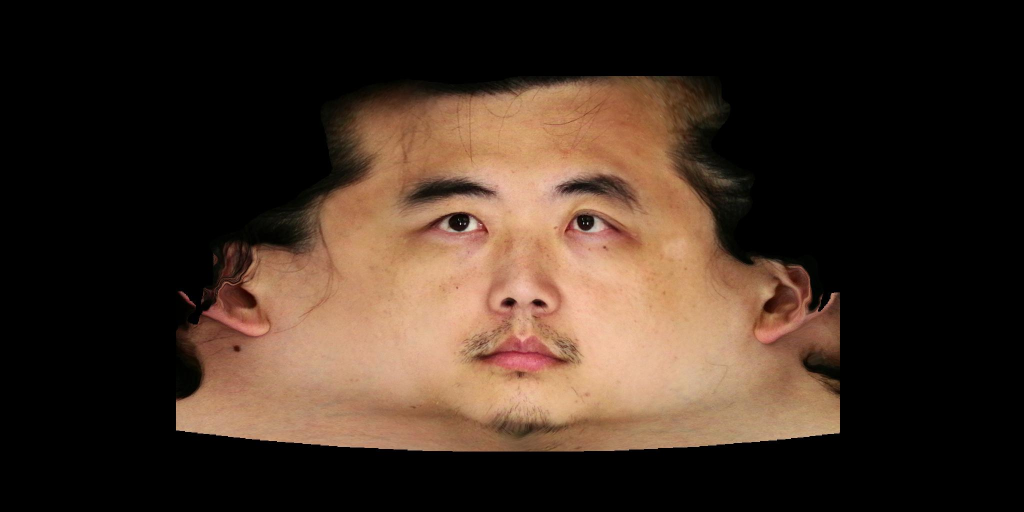
//> input picture eyebrow/left.jpg, 2048 x 1024 px (shown at 1/2 size)
$ ./唇彩   (built with g++ and OpenCV 4)
//> lines starting //> are read from the running program, lines starting //| are printed output that depends on the picture; after the words box and inside, x2 and y2 are one past the last pixel; in counts of white or black regions, pixels touching at a corner belong together
// cv.cpp : 定义控制台应用程序的入口点。
//yuechi

#include <opencv2/opencv.hpp>
#include<string>
#include<fstream>
using namespace cv;
using namespace std;


string s1="C:\\Users\\jin\\pictures\\eyebrow\\";
string s2=".jpg";
//ppt表示嘴巴的12个特征点
//img原彩色图
//m唇彩的颜色
Mat ChangeMouthcolor(Point ppt[],Mat img,Scalar m){
	const Point* pts[] = {ppt};//ppt类型为Point*，pts类型为Point**，需定义成const类型
	int npt[] ={9};  //npt的类型即为int*
	//填充多边形
	int x0=4096,y0=2048,x1=0,y1=0;
	for(int i=0;i<9;i++){
		Point p=ppt[i];
		if(x0>p.x)x0=p.x;
		if(y0>p.y)y0=p.y;
		if(y1<p.y)y1=p.y;
		if(x1<p.x)x1=p.x;
	}


	Mat mask(img.size(),CV_8U,Scalar(0));
	fillPoly(mask, pts, npt,1,Scalar(255)); //嘴唇蒙版

	Mat image_roi(Size(x1-x0,y1-y0),CV_8UC3,m);
	Rect rect2(x0,y0,x1-x0,y1-y0);
	mask=mask(rect2);
	Point center((int)(x0+x1)/2,(int)(y0+y1)/2);

	Mat output=img;
	cvtColor(output, output, CV_BGR2BGRA);

	int p2=y0,p1=x0;
	for(int i=0;i<mask.rows;i++)
		for(int j=0;j<mask.cols;j++){
			if((int)mask.at<uchar>(i,j)==255){//唇彩颜色和嘴唇透明度叠加
			double alpha=0.3;
			output.at<Vec4b>(p2+i,p1+j)[0]=int(m[0]*alpha+output.at<Vec4b>(p2+i,p1+j)[0]*(1-alpha));
			output.at<Vec4b>(p2+i,p1+j)[1]=int(m[1]*alpha+output.at<Vec4b>(p2+i,p1+j)[1]*(1-alpha));
			output.at<Vec4b>(p2+i,p1+j)[2]=int(m[2]*alpha+output.at<Vec4b>(p2+i,p1+j)[2]*(1-alpha));

	}
}
		Mat mask2(img.size(),CV_8U,Scalar(0));

		polylines(mask2,pts,npt,1,1,Scalar(255),10);
	    Mat output1;
		medianBlur(output, output1,5);

	    for(int x=x0;x<x1;x++)
		for(int y=y0;y<y1;y++)
		{  if((int)mask2.at<uchar>(y,x)==255){//对嘴唇的边缘进行模糊处理

			output.at<Vec4b>(y,x)=output1.at<Vec4b>(y,x);
		}
		}
	return output;
}


int main()
{

	Mat  img = imread(s1+"left.jpg",1);//读取原彩色图
//> img is the input picture: 1024 rows x 2048 cols, CV_8UC3; mean B, G, R 34.6, 46.2, 63.2

	//读取嘴唇特征点.
	ifstream fin(s1+"mouth2.txt",ios::in);
	Point ppt[12];
	float a, b;char c;
	for(int i=0;i<12;i++){
		fin>>c>>a>>c>>b>>c>>c;
		ppt[i]=Point((int)a,(int)b);


	}

		Scalar m=Scalar(177,156,242);//选定唇彩颜色
		Mat output=ChangeMouthcolor(ppt,img,m);
//> in ChangeMouthcolor, `const Point* pts[] = {ppt};`: pts = 1 item
//> the loop in ChangeMouthcolor, `for(int i=0;i<9;i++)` made 9 passes
//> (x0, y0) on pass 1: (0, 0)
//> after the loop in ChangeMouthcolor, `for(int i=0;i<9;i++)`: x0 = 0
//> in ChangeMouthcolor, `fillPoly(mask, pts, npt,1,Scalar(255));`:
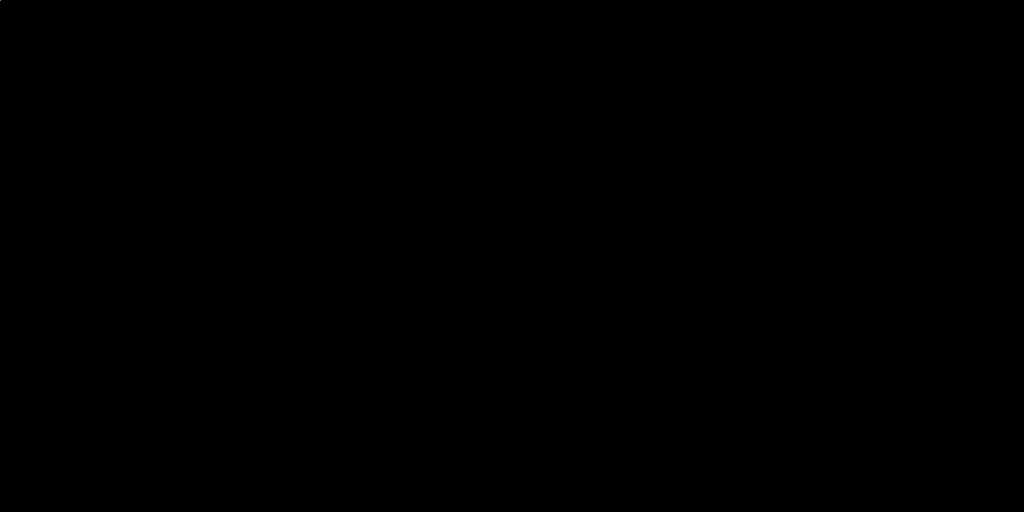
//> mask: 1024 rows x 2048 cols, CV_8UC1 (shown at 1/2 size); 0% white in thin lines or dots, all inside (x1, y1, x2, y2) = (0, 0, 1, 1)
//> in ChangeMouthcolor, `Rect rect2(x0,y0,x1-x0,y1-y0);`: rect2 = Rect(0, 0, 0, 0)
//> in ChangeMouthcolor, `Point center((int)(x0+x1)/2,(int)(y0+y1)/2);`: center = Point(0, 0)
//> in ChangeMouthcolor, `int p2=y0,p1=x0;`: p2 = 0
//> in ChangeMouthcolor, `polylines(mask2,pts,npt,1,1,Scalar(255),10);`: mask2: 1024 rows x 2048 cols, CV_8UC1; 0% white; 1 white region, box (x1, y1, x2, y2) and area: (0, 0, 6, 6) 26

		imwrite(s1+"mouth2.png",output);
	    waitKey();


}
